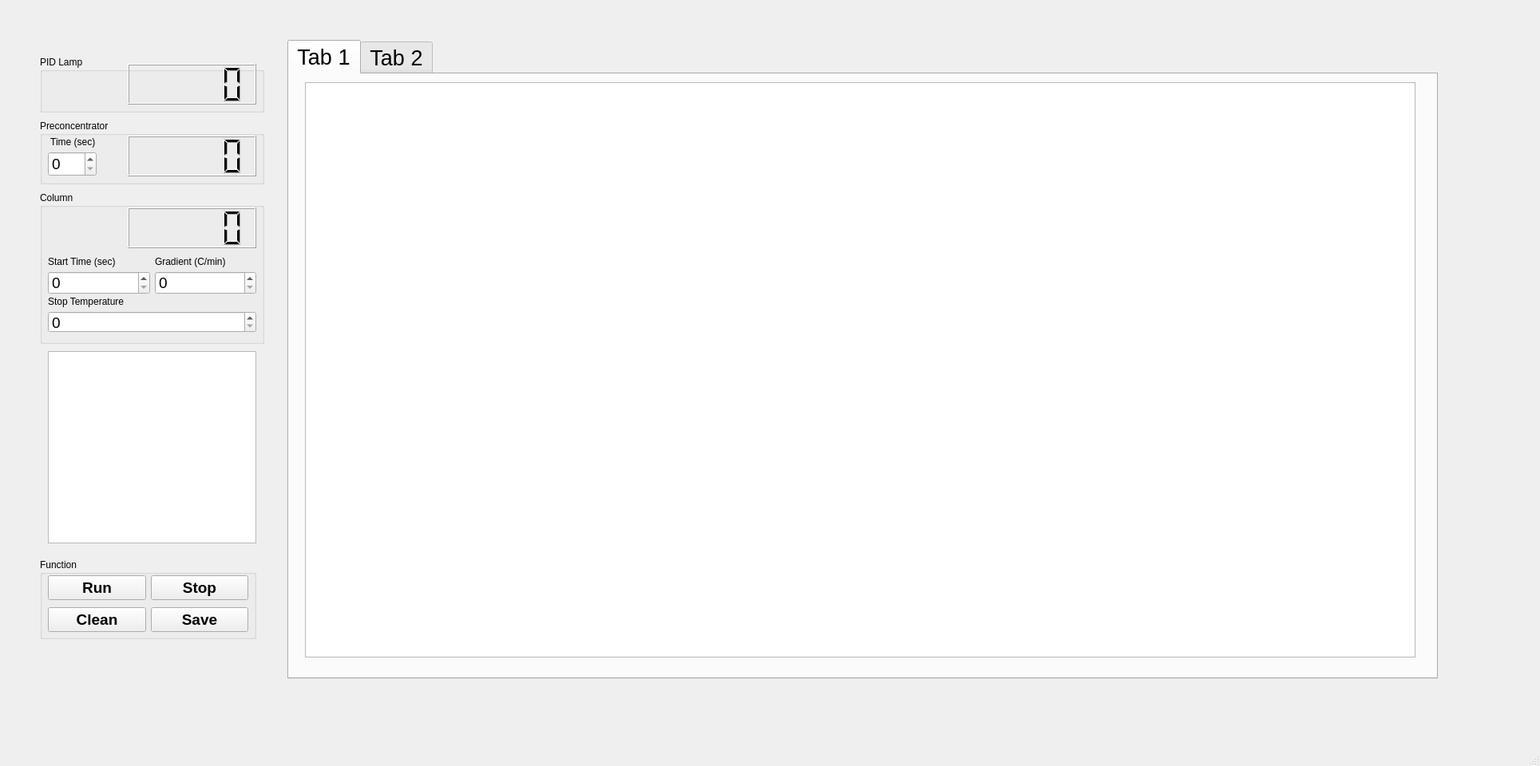
<?xml version="1.0" encoding="UTF-8"?>
<ui version="4.0">
 <class>MainWindow</class>
 <widget class="QMainWindow" name="MainWindow">
  <property name="geometry">
   <rect>
    <x>0</x>
    <y>0</y>
    <width>1929</width>
    <height>960</height>
   </rect>
  </property>
  <property name="windowTitle">
   <string>MainWindow</string>
  </property>
  <property name="documentMode">
   <bool>false</bool>
  </property>
  <widget class="QWidget" name="centralwidget">
   <widget class="QGroupBox" name="groupBox_2">
    <property name="geometry">
     <rect>
      <x>50</x>
      <y>150</y>
      <width>281</width>
      <height>81</height>
     </rect>
    </property>
    <property name="autoFillBackground">
     <bool>false</bool>
    </property>
    <property name="title">
     <string>Preconcentrator</string>
    </property>
    <property name="flat">
     <bool>false</bool>
    </property>
    <property name="checkable">
     <bool>false</bool>
    </property>
    <property name="checked">
     <bool>false</bool>
    </property>
    <widget class="QLabel" name="label">
     <property name="geometry">
      <rect>
       <x>10</x>
       <y>20</y>
       <width>81</width>
       <height>16</height>
      </rect>
     </property>
     <property name="text">
      <string> Time (sec)</string>
     </property>
    </widget>
    <widget class="QSpinBox" name="spinBox">
     <property name="geometry">
      <rect>
       <x>10</x>
       <y>40</y>
       <width>61</width>
       <height>31</height>
      </rect>
     </property>
     <property name="font">
      <font>
       <pointsize>14</pointsize>
      </font>
     </property>
     <property name="maximum">
      <number>1800</number>
     </property>
    </widget>
    <widget class="QLCDNumber" name="lcdNumber">
     <property name="geometry">
      <rect>
       <x>110</x>
       <y>20</y>
       <width>161</width>
       <height>51</height>
      </rect>
     </property>
    </widget>
   </widget>
   <widget class="QTextBrowser" name="textBrowser">
    <property name="geometry">
     <rect>
      <x>60</x>
      <y>440</y>
      <width>261</width>
      <height>241</height>
     </rect>
    </property>
   </widget>
   <widget class="QTabWidget" name="tabWidget">
    <property name="geometry">
     <rect>
      <x>360</x>
      <y>50</y>
      <width>1441</width>
      <height>801</height>
     </rect>
    </property>
    <property name="font">
     <font>
      <pointsize>20</pointsize>
     </font>
    </property>
    <property name="currentIndex">
     <number>0</number>
    </property>
    <widget class="QWidget" name="tab">
     <attribute name="title">
      <string>Tab 1</string>
     </attribute>
     <widget class="PlotWidget" name="graphicsView">
      <property name="geometry">
       <rect>
        <x>20</x>
        <y>10</y>
        <width>1391</width>
        <height>721</height>
       </rect>
      </property>
     </widget>
    </widget>
    <widget class="QWidget" name="tab_2">
     <attribute name="title">
      <string>Tab 2</string>
     </attribute>
    </widget>
   </widget>
   <widget class="QGroupBox" name="groupBox">
    <property name="geometry">
     <rect>
      <x>50</x>
      <y>240</y>
      <width>281</width>
      <height>191</height>
     </rect>
    </property>
    <property name="title">
     <string>Column</string>
    </property>
    <widget class="QLCDNumber" name="lcdNumber_2">
     <property name="geometry">
      <rect>
       <x>110</x>
       <y>20</y>
       <width>161</width>
       <height>51</height>
      </rect>
     </property>
    </widget>
    <widget class="QLabel" name="label_5">
     <property name="geometry">
      <rect>
       <x>10</x>
       <y>130</y>
       <width>101</width>
       <height>16</height>
      </rect>
     </property>
     <property name="text">
      <string>Stop Temperature</string>
     </property>
    </widget>
    <widget class="QSpinBox" name="spinBox_4">
     <property name="geometry">
      <rect>
       <x>10</x>
       <y>150</y>
       <width>261</width>
       <height>27</height>
      </rect>
     </property>
     <property name="font">
      <font>
       <pointsize>14</pointsize>
      </font>
     </property>
     <property name="maximum">
      <number>300</number>
     </property>
    </widget>
    <widget class="QWidget" name="">
     <property name="geometry">
      <rect>
       <x>10</x>
       <y>100</y>
       <width>261</width>
       <height>29</height>
      </rect>
     </property>
     <layout class="QHBoxLayout" name="horizontalLayout_3">
      <item>
       <widget class="QSpinBox" name="spinBox_2">
        <property name="font">
         <font>
          <pointsize>14</pointsize>
         </font>
        </property>
        <property name="maximum">
         <number>300</number>
        </property>
       </widget>
      </item>
      <item>
       <widget class="QSpinBox" name="spinBox_3">
        <property name="font">
         <font>
          <pointsize>14</pointsize>
         </font>
        </property>
        <property name="maximum">
         <number>300</number>
        </property>
       </widget>
      </item>
     </layout>
    </widget>
    <widget class="QWidget" name="">
     <property name="geometry">
      <rect>
       <x>10</x>
       <y>80</y>
       <width>261</width>
       <height>16</height>
      </rect>
     </property>
     <layout class="QHBoxLayout" name="horizontalLayout_5">
      <item>
       <widget class="QLabel" name="label_2">
        <property name="text">
         <string>Start Time (sec) </string>
        </property>
       </widget>
      </item>
      <item>
       <widget class="QLabel" name="label_4">
        <property name="text">
         <string>Gradient (C/min)</string>
        </property>
       </widget>
      </item>
     </layout>
    </widget>
   </widget>
   <widget class="QGroupBox" name="groupBox_4">
    <property name="geometry">
     <rect>
      <x>50</x>
      <y>700</y>
      <width>271</width>
      <height>101</height>
     </rect>
    </property>
    <property name="font">
     <font>
      <family>Arial</family>
      <pointsize>9</pointsize>
      <weight>50</weight>
      <bold>false</bold>
     </font>
    </property>
    <property name="title">
     <string>Function</string>
    </property>
    <widget class="QWidget" name="">
     <property name="geometry">
      <rect>
       <x>10</x>
       <y>20</y>
       <width>251</width>
       <height>33</height>
      </rect>
     </property>
     <layout class="QHBoxLayout" name="horizontalLayout">
      <item>
       <widget class="QPushButton" name="pushButton">
        <property name="font">
         <font>
          <family>Arial</family>
          <pointsize>14</pointsize>
          <weight>75</weight>
          <bold>true</bold>
         </font>
        </property>
        <property name="text">
         <string>Run</string>
        </property>
       </widget>
      </item>
      <item>
       <widget class="QPushButton" name="pushButton_2">
        <property name="font">
         <font>
          <family>Arial</family>
          <pointsize>14</pointsize>
          <weight>75</weight>
          <bold>true</bold>
         </font>
        </property>
        <property name="text">
         <string>Stop</string>
        </property>
       </widget>
      </item>
     </layout>
    </widget>
    <widget class="QWidget" name="">
     <property name="geometry">
      <rect>
       <x>10</x>
       <y>60</y>
       <width>251</width>
       <height>33</height>
      </rect>
     </property>
     <layout class="QHBoxLayout" name="horizontalLayout_2">
      <item>
       <widget class="QPushButton" name="pushButton_3">
        <property name="font">
         <font>
          <family>Arial</family>
          <pointsize>14</pointsize>
          <weight>75</weight>
          <bold>true</bold>
         </font>
        </property>
        <property name="text">
         <string>Clean</string>
        </property>
       </widget>
      </item>
      <item>
       <widget class="QPushButton" name="pushButton_4">
        <property name="font">
         <font>
          <family>Arial</family>
          <pointsize>14</pointsize>
          <weight>75</weight>
          <bold>true</bold>
         </font>
        </property>
        <property name="text">
         <string>Save</string>
        </property>
       </widget>
      </item>
     </layout>
    </widget>
   </widget>
   <widget class="QGroupBox" name="groupBox_3">
    <property name="geometry">
     <rect>
      <x>50</x>
      <y>70</y>
      <width>281</width>
      <height>71</height>
     </rect>
    </property>
    <property name="title">
     <string>PID Lamp</string>
    </property>
    <widget class="QLCDNumber" name="lcdNumber_4">
     <property name="enabled">
      <bool>true</bool>
     </property>
     <property name="geometry">
      <rect>
       <x>110</x>
       <y>10</y>
       <width>161</width>
       <height>51</height>
      </rect>
     </property>
     <property name="font">
      <font>
       <kerning>true</kerning>
      </font>
     </property>
    </widget>
   </widget>
  </widget>
  <widget class="QMenuBar" name="menubar">
   <property name="geometry">
    <rect>
     <x>0</x>
     <y>0</y>
     <width>1929</width>
     <height>21</height>
    </rect>
   </property>
  </widget>
  <widget class="QStatusBar" name="statusbar"/>
 </widget>
 <customwidgets>
  <customwidget>
   <class>PlotWidget</class>
   <extends>QGraphicsView</extends>
   <header>pyqtgraph.h</header>
  </customwidget>
 </customwidgets>
 <resources/>
 <connections/>
</ui>
